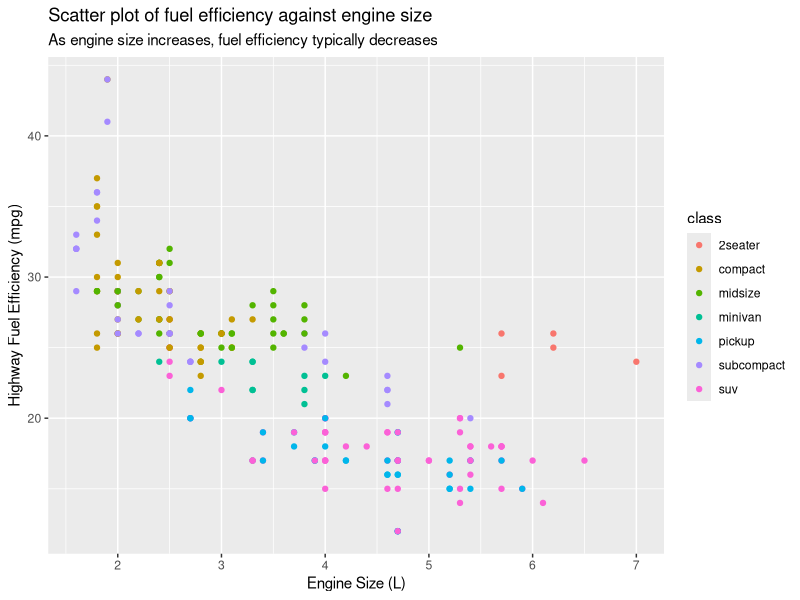
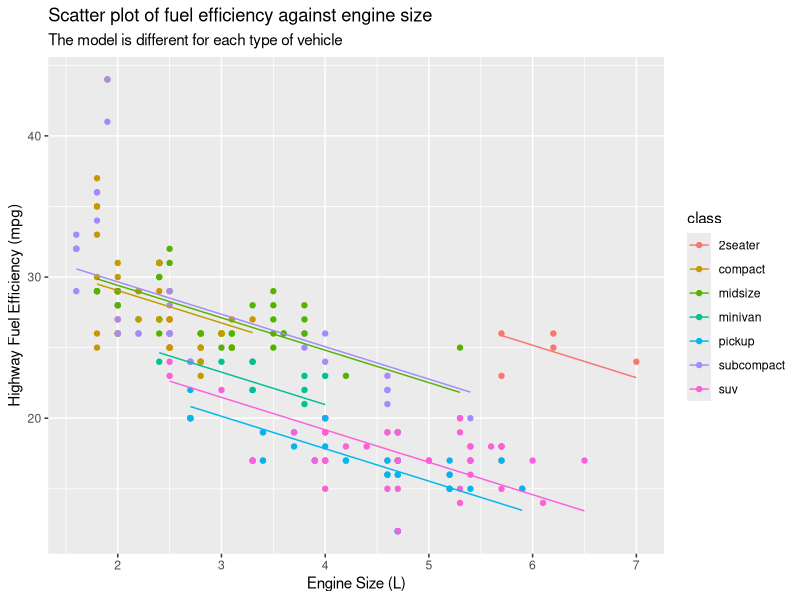

Here is the R script that generated these plots, in order:
## ---- chunk 1
knitr::opts_chunk$set(echo = TRUE,
                      message = FALSE,
                      fig.width = 5,
                      fig.height = 4,
                      fig.align = "center")
## ---- chunk 2
#load library
library(tidyverse)
library(broom)
## ---- chunk 3
mpg %>%
  ggplot(aes(x = displ, y = hwy, colour=class)) + # hwy - hwy fuel efficiency & displ - engine size
  geom_point() +
  labs(x = "Engine Size (L)", 
       y = "Highway Fuel Efficiency (mpg)", 
       title = "Scatter plot of fuel efficiency against engine size", 
       subtitle = "As engine size increases, fuel efficiency typically decreases")
## ---- chunk 4
multi_lin_fit <- lm(formula = hwy ~ displ + class, data = mpg)
## ---- chunk 5
summary(multi_lin_fit)
## ---- chunk 6
tidy(multi_lin_fit)
## ---- chunk 7
mpg_fit <- augment(multi_lin_fit)

mpg_fit %>% 
  ggplot() +
  geom_point(aes(x = displ, y = hwy, colour=class)) +
  geom_line(aes(x = displ, y=.fitted, colour=class)) +
  labs(x = "Engine Size (L)", 
       y = "Highway Fuel Efficiency (mpg)", 
       title = "Scatter plot of fuel efficiency against engine size", 
       subtitle = "The model is different for each type of vehicle")
